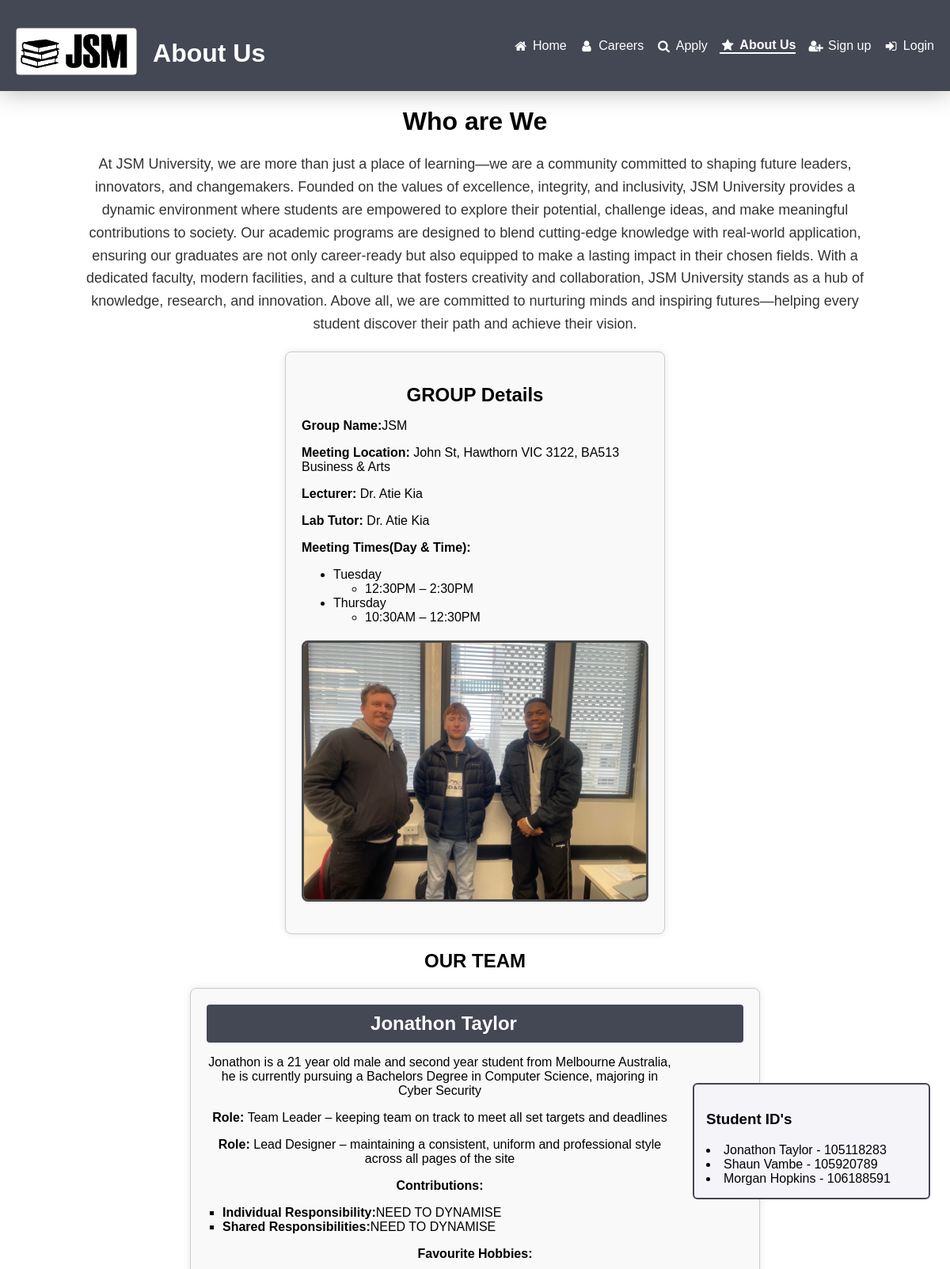
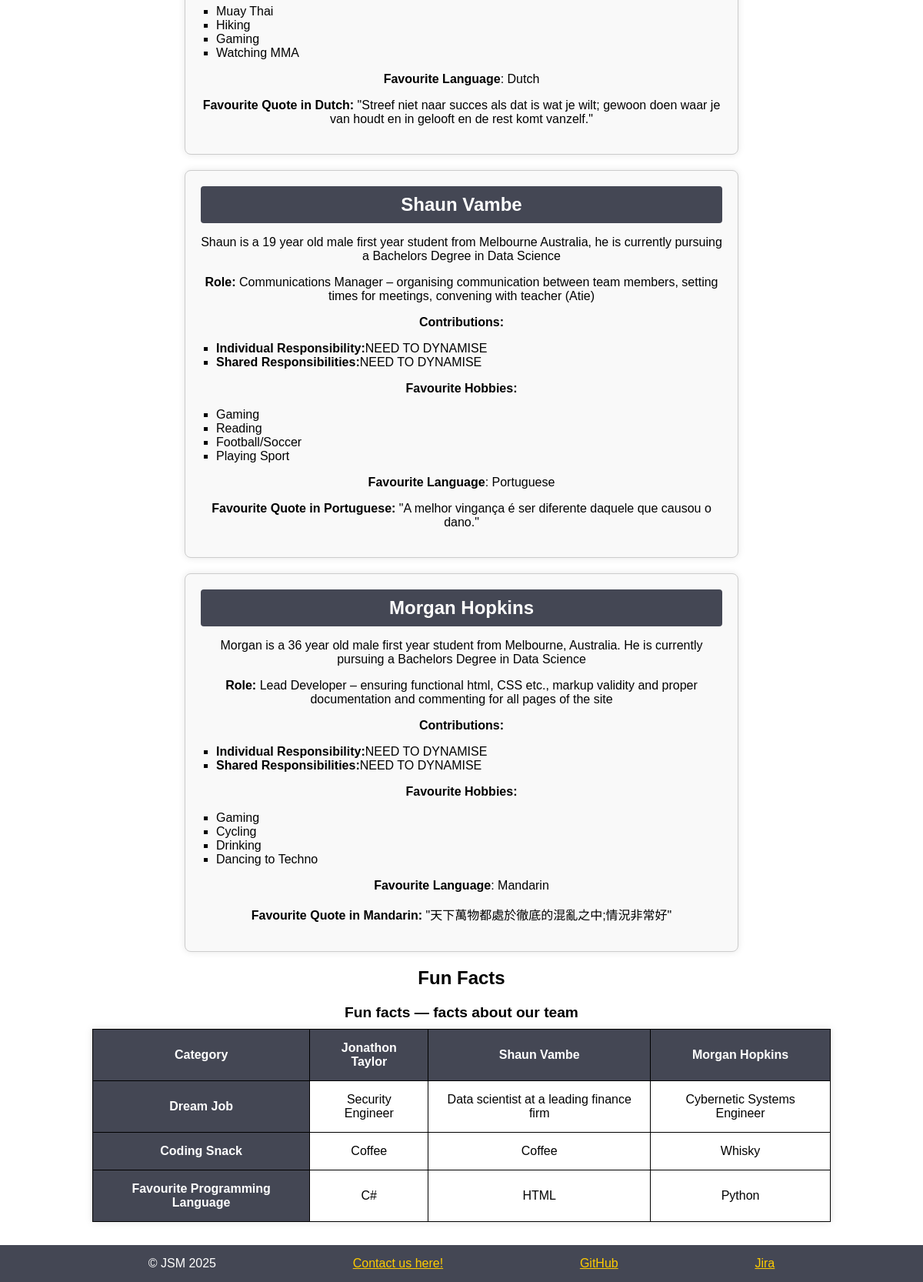
Page /about.php on the committed database (2 pictures, top to bottom).
### tables this page shows
CREATE TABLE Member( 
    MemberID    INT PRIMARY KEY NOT NULL, 
    UserID      INT NOT NULL, 
    FullName    VARCHAR(20), 
    Bio         VARCHAR(2048), 
    FavLanguage VARCHAR(20), 
    FavQuote    VARCHAR(256), 
    DreamJob    VARCHAR(128), 
    CodingSnack VARCHAR(30), 
    HomeTown    VARCHAR(30), 
    ProgLang    VARCHAR(12), 
    FunFact     VARCHAR(256), 
    FOREIGN KEY (UserID) REFERENCES User(ID) ON DELETE CASCADE
);

CREATE TABLE Role(
    RoleID          INT PRIMARY KEY AUTO_INCREMENT,
    MemberID        INT NOT NULL,
    Description     VarChar(1024),
    FOREIGN KEY (MemberID) REFERENCES Member(MemberID)
);

CREATE TABLE Hobby(
    HobbyID         INT PRIMARY KEY AUTO_INCREMENT,
    MemberID        INT NOT NULL,
    Description     VarChar(128),
    FOREIGN KEY (MemberID) REFERENCES Member(MemberID)
);

### about.php (the view, shortened to what this page needs)
<?php
$currentPage = 'about';
$pageHeading = 'About Us';
include 'header.inc';
include 'nav.inc';
require_once 'settings.php';
$conn = mysqli_connect($host, $user, $password, $database);
?>
<h1><strong>Who are We</strong></h1>
<p class="aboutus">
At JSM University, we are more than just a place of learning—we are a community committed to shaping future leaders, innovators, and changemakers. Founded on the values of excellence, integrity, and inclusivity, JSM University provides a dynamic environment where students are empowered to explore their potential, challenge ideas, and make meaningful contributions to society.
Our academic programs are designed to blend cutting-edge knowledge with real-world application, ensuring our graduates are not only career-ready but also equipped to make a lasting impact in their chosen fields. With a dedicated faculty, modern facilities, and a culture that fosters creativity and collaboration, JSM University stands as a hub of knowledge, research, and innovation.
Above all, we are committed to nurturing minds and inspiring futures—helping every student discover their path and achieve their vision.</p>
<div class="containerdetails">
  <h2>GROUP Details</h2>
  <p><strong>Group Name:</strong>JSM</p>
  <p><Strong>Meeting Location:</Strong> John St, Hawthorn VIC 3122, BA513 Business & Arts</p>
  <p><strong>Lecturer:</strong> Dr. Atie Kia</p>
  <p><strong>Lab Tutor:</strong> Dr. Atie Kia</p>
  <p><strong>Meeting Times(Day & Time):</strong></p>
  <ul>
    <li>Tuesday
      <ul>
        <li>12:30PM – 2:30PM</li>
      </ul>
    </li>
    <li>Thursday
      <ul>
        <li>10:30AM – 12:30PM</li>
      </ul>
    </li>
  </ul>
<img src="images/group_photo.jpg" alt="JSM Team Photo" class="group-photo">
</div>
<h2 class="team"><strong>OUR TEAM</strong></h2>
<aside id=teaminfo>
  <h3><strong>Student ID's</strong></h3>
<?php
$sql = "SELECT * FROM Member";
$members = mysqli_query($conn, $sql);
while ($member = mysqli_fetch_assoc($members)) {
    echo "<li>" . $member['FullName'] . " - " . $member['MemberID'] . "</li>";
}
echo '</aside>';
$sql = "SELECT * FROM Member";
$members = mysqli_query($conn, $sql);
while ($member = mysqli_fetch_assoc($members)) {
    echo '<div class="container">';
	echo '<div class="header"><strong>' . $member['FullName'] . '</strong></div>';
    echo '<p>' . $member['Bio'] . '</p>';
	$sql = "SELECT * FROM Role WHERE MemberID = '" . $member['MemberID'] . "'";
	$roles = mysqli_query($conn, $sql);
	while ($role = mysqli_fetch_assoc($roles)) {
		echo '<p><strong>Role: </strong>' . $role['Description'] . '</p>';
	}
	echo '<p><strong>Contributions:</strong></p>';
	echo '<ul>';
	echo '<li><strong>Individual Responsibility:</strong>NEED TO DYNAMISE</li>';
    echo '<li><strong>Shared Responsibilities:</strong>NEED TO DYNAMISE</li>';
	echo '</ul>';
	echo '<p><strong>Favourite Hobbies:</strong></p>';
	echo '<ul>';
	$sql = "SELECT * FROM Hobby WHERE MemberID = '" . $member['MemberID'] . "'";
	$hobbies = mysqli_query($conn, $sql);
	while ($hobby = mysqli_fetch_assoc($hobbies)) {
		echo '<li>' . $hobby['Description'] . '</li>';
	}
	echo '</ul>';
	echo '<p><strong>Favourite Language</strong>: ' . $member['FavLanguage'] . '</p>';
	echo '<p><strong>Favourite Quote in ' . $member['FavLanguage'] . ': </strong> "' . $member['FavQuote'] . '"</p>';
    echo '</div>';
}
?>
<h2 id="funfacts"><strong>Fun Facts</strong></h2>
<div class="card" role="region" aria-label="Fun facts about three people">
    <table class="funfacttable">
        <caption>Fun facts — facts about our team</caption>
        <tr>
            <th scope="col">Category</th>
            <?php
            mysqli_data_seek($members, 0);
            while ($member = mysqli_fetch_assoc($members)) {
                echo '<th scope="col">' . $member['FullName'] . '</th>';
            }
            ?>
        </tr>
        <tbody>
            <?php
            mysqli_data_seek($members, 0);
            echo '<th scope="row">Dream Job</th>';
            while ($member = mysqli_fetch_assoc($members)) {
                echo '<td>' . $member['DreamJob'] . '</td>';
            }
            mysqli_data_seek($members, 0);
            echo '<tr>';
            echo '<th scope="row">Coding Snack</th>';
            while ($member = mysqli_fetch_assoc($members)) {
                echo '<td>' . $member['CodingSnack'] . '</td>';
            }
            echo '</tr>';
            mysqli_data_seek($members, 0);
            echo '<tr>';
            echo '<th scope="row">Favourite Programming Language</th>';
            while ($member = mysqli_fetch_assoc($members)) {
                echo '<td>' . $member['ProgLang'] . '</td>';
            }
            echo '</tr>';
            ?>
        </tbody>
    </table>
</div>
<?php
include 'footer.inc';
?>

### header.inc (shortened to what this page needs)
<!DOCTYPE html>
<html lang="en">
<head>
  <link rel="stylesheet" href="styles/style.css">
  <link rel="stylesheet" href="https://cdnjs.cloudflare.com/ajax/libs/font-awesome/4.7.0/css/font-awesome.min.css">
</head>
<body>
<header>
  <div class="header-left">
    <img src="images/logo1.png" alt="JSM University Logo" class="header-logo">
    <h1><strong><?php echo $pageHeading; ?></strong></h1>
  </div>

### nav.inc (shortened to what this page needs)
<nav class="navbar">
    <a <?php if($currentPage == 'index') echo 'class="active"'; ?> href="index.php">
      <i class="fa fa-fw fa-home"></i> Home
    </a>
    <a <?php if($currentPage == 'jobs') echo 'class="active"'; ?> href="jobs.php">
      <i class="fa fa-fw fa-user"></i> Careers
    </a>
    <a <?php if($currentPage == 'apply') echo 'class="active"'; ?> href="apply.php">
      <i class="fa fa-fw fa-search"></i> Apply
    </a>
    <a <?php if($currentPage == 'about') echo 'class="active"'; ?> href="about.php">
      <i class="fa fa-fw fa-star"></i> About Us
    </a>
    <a <?php if($currentPage == 'signup') echo 'class="active"'; ?> href="register.php">
      <i class="fa fa-fw fa-user-plus"></i> Sign up
    </a>
    <?php
      if (isset($_SESSION['username'])) {
        if (isset($_SESSION['is_admin']) && $_SESSION['is_admin'] === true) {
      ?>
        <a <?php if(isset($currentPage) && $currentPage == 'manage') echo 'class="active"'; ?> href="manage.php">
            <i class="fa fa-fw fa-tasks"></i> Manage </a>
      <?php
        } else {
      ?>
        <a <?php if(isset($currentPage) && $currentPage == 'dashboard') echo 'class="active"'; ?> href="dashboard.php">
            <i class="fa fa-fw fa-tachometer"></i> Dashboard
        </a>
      <?php
        }
      ?>
        <a href="logout.php">
            <i class="fa fa-fw fa-sign-out"></i> Logout
        </a>
      <?php
      } else {
      ?>
        <a <?php if($currentPage == 'login') echo 'class="active"'; ?> href="login.php">
            <i class="fa fa-fw fa-sign-in"></i> Login
        </a>
      <?php
      }
      ?>
  </nav>
</header>

### footer.inc
<footer>
  &copy; JSM 2025
  <a href="mailto:info@JSMUniversity.com">Contact us here!</a>
  <a href="https://github.com/mph3196/cos26awp.git">GitHub</a>
  <a href="https://jsm-swinburne.atlassian.net/jira/software/c/projects/JSM/boards/67/timeline">Jira</a>
</footer>
</body>
</html>

### styles/style.css (style rules this page uses)
header { display: flex; justify-content: space-between; align-items: center; background-color: #444754; padding: 20px; box-shadow: 0 0 30px rgba(0, 0, 0, 0.3); }
header h1 { color: #fff; margin: 0; font-family: Arial, sans-serif; }
body { background-color: white; font-family: Arial, sans-serif; margin: 0; padding: 0; }
.navbar { text-align: center; margin-left: auto; display: flex; flex-shrink: 0; }
.navbar a { text-decoration: none; transition: transform 0.3s ease; display: inline-block; color: white; margin-left: 20px; }
.navbar a.active { font-weight: bold; border-bottom: 2px solid #fff; }
footer { display: flex; justify-content: space-evenly; clear: both; text-align: center; background-color: #444754; color: #fff; padding: 15px; margin-top: 30px; }
footer a { color: #ffcc00; text-decoration: underline; }
.header-left { display: flex; align-items: center; gap: 20px; }
.header-logo { height: 60px; width: auto; border-radius: 5px; margin-top: 15px; }
body h1 { text-align: center; margin-top: 20px; }
aside { width: 25%; float: right; border: 2px solid #444754; margin: 25px; padding: 15px; background-color: #f4f4f9; border-radius: 6px; margin-top: 2%; }
p.aboutus { width: 85%; margin: 20px auto; font-size: 18px; line-height: 1.6; color: #333; text-align: center; }
div.container { width: 60%; margin: 20px auto; padding: 20px; border: 1px solid #ccc; border-radius: 8px; box-shadow: 0 0 10px rgba(0, 0, 0, 0.1); background-color: #f9f9f9; text-align: center; }
div.container ul { list-style-type: square; padding-left: 20px; text-align: left; }
div.header { background-color: #444754; color: rgb(255, 255, 255); padding: 10px; text-align: center; font-size: 24px; font-family: Arial, sans-serif; border-radius: 4px; margin-bottom: 15px; }
h2.team { text-align: center; margin-top: 20px; }
table.funfacttable { width: 80%; margin: 20px auto; border-collapse: collapse; box-shadow: 0 0 10px rgba(0, 0, 0, 0.1); text-align: center; }
table.funfacttable,td,th { border: 1px solid black; }
table.funfacttable th, table.funfacttable td { padding: 15px; }
table.funfacttable th { background-color: #444754; color: white; }
h2#funfacts { text-align: center; margin-top: 20px; }
table.funfacttable caption { caption-side: top; font-weight: bold; font-size: 1.2em; margin-bottom: 10px; }
div.containerdetails { width: 40%; margin: 20px auto; padding: 20px; border: 1px solid #ccc; border-radius: 8px; box-shadow: 0 0 10px rgba(0, 0, 0, 0.1); background-color: #f9f9f9; text-align: left; justify-content: space-between; }
.group-photo { display: block; max-width: 100%; height: auto; margin: 20px auto; border-radius: 8px; border: 3px solid rgba(0, 0, 0, 0.7); }
div.containerdetails h2 { text-align: center; margin-bottom: 15px; }
aside#teaminfo { width: 25%; float: right; border: 2px solid #444754; margin: 25px; padding: 15px; background-color: #f4f4f9; border-radius: 6px; margin-top: 10%; }
* { box-sizing: border-box; }
.navbar a { white-space: nowrap; display: inline-flex; align-items: center; margin-left: 15px; }
.navbar a i { font-size: 1em; margin-right: 5px; }

### rows in the picture
member: FullName "Jonathon Taylor", MemberID "105118283", Bio "Jonathon is a 21 year old male and second year student from Melbourne Australia, he is currently pursuing a Bachelors Degree in Computer Science, majoring in Cyber Security", FavLanguage "Dutch", FavQuote "Streef niet naar succes als dat is wat je wilt; gewoon doen waar je van houdt en in gelooft en de rest komt vanzelf.", DreamJob "Security Engineer", CodingSnack "Coffee", ProgLang "C#"
member: FullName "Shaun Vambe", MemberID "105920789", Bio "Shaun is a 19 year old male first year student from Melbourne Australia, he is currently pursuing a Bachelors Degree in Data Science", FavLanguage "Portuguese", FavQuote "A melhor vingança é ser diferente daquele que causou o dano.", DreamJob "Data scientist at a leading finance firm", CodingSnack "Coffee", ProgLang "HTML"
member: FullName "Morgan Hopkins", MemberID "106188591", Bio "Morgan is a 36 year old male first year student from Melbourne, Australia. He is currently pursuing a Bachelors Degree in Data Science", FavLanguage "Mandarin", FavQuote "天下萬物都處於徹底的混亂之中;情況非常好", DreamJob "Cybernetic Systems Engineer", CodingSnack "Whisky", ProgLang "Python"
role: Description "Team Leader – keeping team on track to meet all set targets and deadlines"
role: Description "Lead Designer – maintaining a consistent, uniform and professional style across all pages of the site"
hobby: Description "Muay Thai"
hobby: Description "Hiking"
hobby: Description "Gaming"
hobby: Description "Watching MMA"
role: Description "Communications Manager – organising communication between team members, setting times for meetings, convening with teacher (Atie)"
hobby: Description "Gaming"
hobby: Description "Reading"
hobby: Description "Football/Soccer"
hobby: Description "Playing Sport"
role: Description "Lead Developer – ensuring functional html, CSS etc., markup validity and proper documentation and commenting for all pages of the site"
hobby: Description "Gaming"
hobby: Description "Cycling"
hobby: Description "Drinking"
hobby: Description "Dancing to Techno"

### other values in the picture
$pageHeading "About Us"
